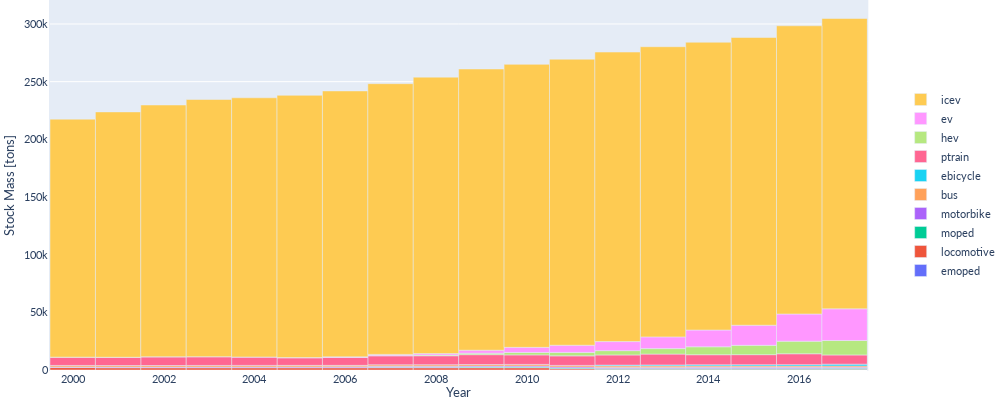

Write notebook code for a chart like this one.
### Code cell
### include and exclude are kinda mutually exclusive, be sane.
stocks.PlotMass1Dim(mat, 
                    Dim=['Vehicle'], 
                    materials = dict(include = ['All'], exclude = [None]),
                    matgroup = dict(include = ['Copper'], exclude = [None]),
                    vehicles = dict(include = ['All'], exclude = [None]),
                    classes = dict(include = ['All'], exclude = [None]),
                    domain = dict(include = ['Passenger'], exclude = [None]),
                    category_orders={'Class':['Inlandvessels','Seavessels','Cars','Utilitycars','Bicycles','Transit','Aircraft'][::-1]},
                    ylabel='Stock Mass [tons]',
                    w=1000,
                    h=400,
                    )

### Figure 1 — Plotly figure (JSON) as saved in the notebook; plotly's stock layout.template omitted (floating-point values rounded to 4 significant figures)
{"data": [{"alignmentgroup": "True", "hoverlabel": {"namelength": 0}, "hovertemplate": "Vehicle=emoped<br>Year=%{x}<br>Mass=%{y}", "legendgroup": "Vehicle=emoped", "marker": {"color": "#636efa"}, "name": "emoped", "offsetgroup": "Vehicle=emoped", "orientation": "v", "showlegend": true, "textposition": "auto", "type": "bar", "x": [2007, 2013, 2008, 2014, 2010, 2015, 2016, 2011, 2009, 2012, 2017], "xaxis": "x", "y": [0.07512, 0.5923, 0.1059, 0.6592, 0.2588, 0.7867, 0.926, 0.3775, 0.1667, 0.4832, 1.043], "yaxis": "y"}, {"alignmentgroup": "True", "hoverlabel": {"namelength": 0}, "hovertemplate": "Vehicle=locomotive<br>Year=%{x}<br>Mass=%{y}", "legendgroup": "Vehicle=locomotive", "marker": {"color": "#EF553B"}, "name": "locomotive", "offsetgroup": "Vehicle=locomotive", "orientation": "v", "showlegend": true, "textposition": "auto", "type": "bar", "x": [2001, 2000, 2006, 2007, 2005, 2015, 2009, 2004, 2017, 2014, 2013, 2010, 2002, 2012, 2011, 2016, 2008, 2003], "xaxis": "x", "y": [1946.0, 2106.0, 1946.0, 1946.0, 1946.0, 626.9, 1946.0, 1946.0, 626.9, 626.9, 626.9, 1946.0, 1946.0, 626.9, 1060.0, 626.9, 1946.0, 1946.0], "yaxis": "y"}, {"alignmentgroup": "True", "hoverlabel": {"namelength": 0}, "hovertemplate": "Vehicle=moped<br>Year=%{x}<br>Mass=%{y}", "legendgroup": "Vehicle=moped", "marker": {"color": "#00cc96"}, "name": "moped", "offsetgroup": "Vehicle=moped", "orientation": "v", "showlegend": true, "textposition": "auto", "type": "bar", "x": [2007, 2009, 2008, 2016, 2017, 2015, 2011, 2012, 2010, 2013, 2014], "xaxis": "x", "y": [489.2, 598.9, 539.9, 772.5, 788.8, 757.8, 700.4, 721.2, 653.2, 734.9, 744.9], "yaxis": "y"}, {"alignmentgroup": "True", "hoverlabel": {"namelength": 0}, "hovertemplate": "Vehicle=motorbike<br>Year=%{x}<br>Mass=%{y}", "legendgroup": "Vehicle=motorbike", "marker": {"color": "#ab63fa"}, "name": "motorbike", "offsetgroup": "Vehicle=motorbike", "orientation": "v", "showlegend": true, "textposition": "auto", "type": "bar", "x": [2013, 2007, 2008, 2005, 2009, 2001, 2016, 2002, 2003, 2010, 2011, 2015, 2012, 2000, 2006, 2014, 2004, 2017], "xaxis": "x", "y": [909.7, 787.6, 812.4, 743.0, 840.9, 601.6, 909.9, 634.4, 681.7, 866.5, 884.9, 909.1, 900.5, 567.7, 766.1, 910.8, 713.6, 915.1], "yaxis": "y"}, {"alignmentgroup": "True", "hoverlabel": {"namelength": 0}, "hovertemplate": "Vehicle=bus<br>Year=%{x}<br>Mass=%{y}", "legendgroup": "Vehicle=bus", "marker": {"color": "#FFA15A"}, "name": "bus", "offsetgroup": "Vehicle=bus", "orientation": "v", "showlegend": true, "textposition": "auto", "type": "bar", "x": [2010, 2011, 2013, 2000, 2012, 2002, 2003, 2016, 2004, 2009, 2005, 2006, 2017, 2001, 2007, 2008, 2014, 2015], "xaxis": "x", "y": [1382.0, 1347.0, 1256.0, 1281.0, 1318.0, 1320.0, 1338.0, 1146.0, 1338.0, 1330.0, 1325.0, 1301.0, 1197.0, 1311.0, 1279.0, 1307.0, 1208.0, 1176.0], "yaxis": "y"}, {"alignmentgroup": "True", "hoverlabel": {"namelength": 0}, "hovertemplate": "Vehicle=ebicycle<br>Year=%{x}<br>Mass=%{y}", "legendgroup": "Vehicle=ebicycle", "marker": {"color": "#19d3f3"}, "name": "ebicycle", "offsetgroup": "Vehicle=ebicycle", "orientation": "v", "showlegend": true, "textposition": "auto", "type": "bar", "x": [2012, 2015, 2014, 2016, 2013, 2017], "xaxis": "x", "y": [678.4, 1102.0, 1018.0, 1187.0, 848, 1526.0], "yaxis": "y"}, {"alignmentgroup": "True", "hoverlabel": {"namelength": 0}, "hovertemplate": "Vehicle=ptrain<br>Year=%{x}<br>Mass=%{y}", "legendgroup": "Vehicle=ptrain", "marker": {"color": "#FF6692"}, "name": "ptrain", "offsetgroup": "Vehicle=ptrain", "orientation": "v", "showlegend": true, "textposition": "auto", "type": "bar", "x": [2013, 2012, 2014, 2016, 2015, 2017, 2002, 2005, 2000, 2007, 2008, 2001, 2006, 2004, 2009, 2011, 2010, 2003], "xaxis": "x", "y": [9412.0, 8800.0, 8736.0, 9417.0, 8736.0, 8001.0, 7538.0, 6558.0, 7201.0, 7787.0, 7740.0, 7201.0, 6858.0, 7229.0, 8587.0, 8263.0, 8263.0, 7538.0], "yaxis": "y"}, {"alignmentgroup": "True", "hoverlabel": {"namelength": 0}, "hovertemplate": "Vehicle=hev<br>Year=%{x}<br>Mass=%{y}", "legendgroup": "Vehicle=hev", "marker": {"color": "#B6E880"}, "name": "hev", "offsetgroup": "Vehicle=hev", "orientation": "v", "showlegend": true, "textposition": "auto", "type": "bar", "x": [2015, 2009, 2010, 2013, 2011, 2017, 2008, 2007, 2012, 2016, 2014], "xaxis": "x", "y": [8054.0, 1237.0, 2089.0, 4768.0, 2975.0, 12520.0, 595.9, 382.0, 3749.0, 10920.0, 6867.0], "yaxis": "y"}, {"alignmentgroup": "True", "hoverlabel": {"namelength": 0}, "hovertemplate": "Vehicle=ev<br>Year=%{x}<br>Mass=%{y}", "legendgroup": "Vehicle=ev", "marker": {"color": "#FF97FF"}, "name": "ev", "offsetgroup": "Vehicle=ev", "orientation": "v", "showlegend": true, "textposition": "auto", "type": "bar", "x": [2016, 2002, 2004, 2003, 2015, 2005, 2006, 2007, 2017, 2008, 2009, 2013, 2010, 2011, 2000, 2012, 2001, 2014], "xaxis": "x", "y": [23570.0, 48.8, 57.98, 57.98, 17450.0, 186.8, 516.2, 859.6, 27470.0, 1264.0, 2618.0, 10150.0, 4431.0, 6248.0, 4.477, 7850.0, 6.492, 14510.0], "yaxis": "y"}, {"alignmentgroup": "True", "hoverlabel": {"namelength": 0}, "hovertemplate": "Vehicle=icev<br>Year=%{x}<br>Mass=%{y}", "legendgroup": "Vehicle=icev", "marker": {"color": "#FECB52"}, "name": "icev", "offsetgroup": "Vehicle=icev", "orientation": "v", "showlegend": true, "textposition": "auto", "type": "bar", "x": [2001, 2017, 2000, 2002, 2011, 2003, 2004, 2015, 2005, 2006, 2014, 2007, 2008, 2013, 2009, 2012, 2016, 2010], "xaxis": "x", "y": [212700.0, 251700.0, 206300.0, 218300.0, 248000.0, 223000.0, 224700.0, 249500.0, 227400.0, 230600.0, 249500.0, 234700.0, 239700.0, 251600.0, 243800.0, 251000.0, 249900.0, 245400.0], "yaxis": "y"}], "layout": {"bargap": 0, "barmode": "relative", "font": {"family": "Lato, sans serif", "size": 11}, "height": 400, "legend": {"tracegroupgap": 0, "traceorder": "reversed", "y": 0.5}, "margin": {"b": 30, "l": 50, "pad": 1, "r": 0, "t": 0}, "width": 1000, "xaxis": {"anchor": "y", "domain": [0, 0.98], "title": {"text": "Year"}}, "yaxis": {"anchor": "x", "domain": [0, 1], "title": {"text": "Stock Mass [tons]"}}}}
